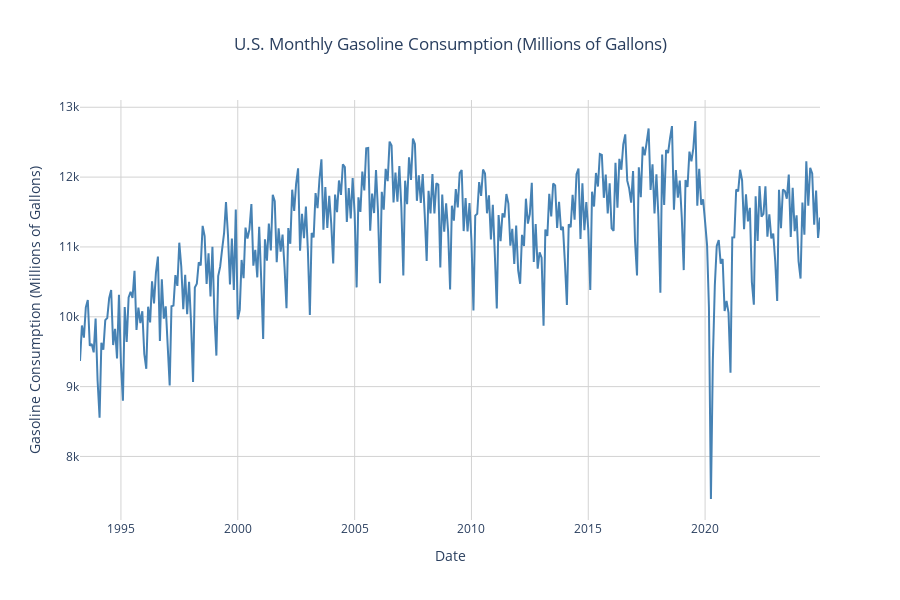

The notebook cell this image was saved under:
### Markdown cell above
### 2.3 Visualizing Trends in Consumption Data

### Code cell
''' Create a line plot of monthly gasoline consumption over time '''

# Create line plot
fig = px.line(
    consumption,
    x="Date",
    y="Gasoline_Consumption(Millions of Gallons)",
    title="U.S. Monthly Gasoline Consumption (Millions of Gallons)",
    labels={
        "Date": "Date",
        "Gasoline_Consumption(Millions of Gallons)": "Gasoline Consumption (Millions of Gallons)"
    }
)

# Customize appearance
fig.update_traces(line=dict(color="steelblue", width=2))
fig.update_layout(
    template="plotly_white",
    title_x=0.5,
    xaxis=dict(showgrid=True, gridcolor="lightgray"),
    yaxis=dict(showgrid=True, gridcolor="lightgray"),
    hovermode="x unified",
    height=600
)

fig.show()

### Figure 1 — Plotly figure (JSON) as saved in the notebook; plotly's stock layout.template omitted (floating-point values rounded to 4 significant figures; data arrays with more than 128 entries replaced by an {"elided": "..."} marker saying what was removed)
{"data": [{"hovertemplate": "Date=%{x}<br>Gasoline Consumption (Millions of Gallons)=%{y}<extra></extra>", "legendgroup": "", "line": {"color": "steelblue", "dash": "solid", "width": 2}, "marker": {"symbol": "circle"}, "mode": "lines", "name": "", "orientation": "v", "showlegend": false, "type": "scatter", "x": {"elided": "381 str values"}, "xaxis": "x", "y": {"elided": "381 float values"}, "yaxis": "y"}], "layout": {"height": 600, "hovermode": "x unified", "legend": {"tracegroupgap": 0}, "title": {"text": "U.S. Monthly Gasoline Consumption (Millions of Gallons)", "x": 0.5}, "xaxis": {"anchor": "y", "domain": [0, 1], "gridcolor": "lightgray", "showgrid": true, "title": {"text": "Date"}}, "yaxis": {"anchor": "x", "domain": [0, 1], "gridcolor": "lightgray", "showgrid": true, "title": {"text": "Gasoline Consumption (Millions of Gallons)"}}}}
